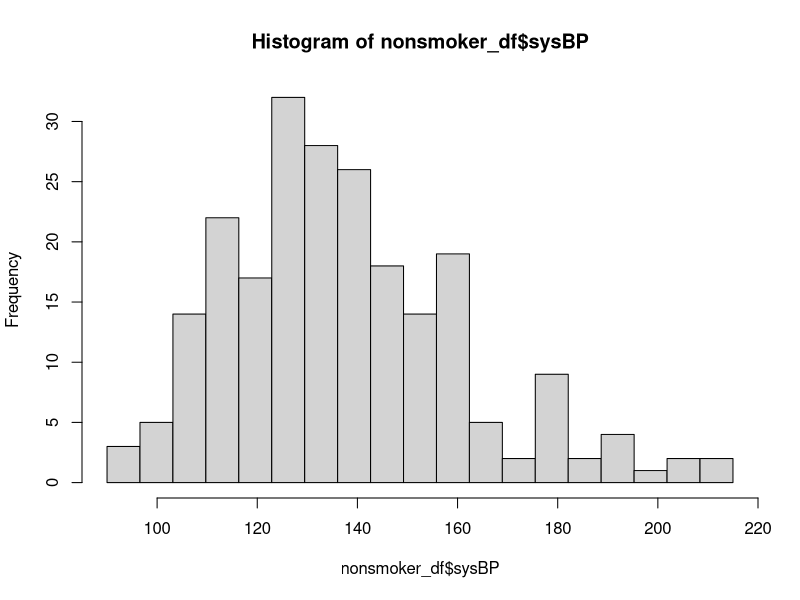
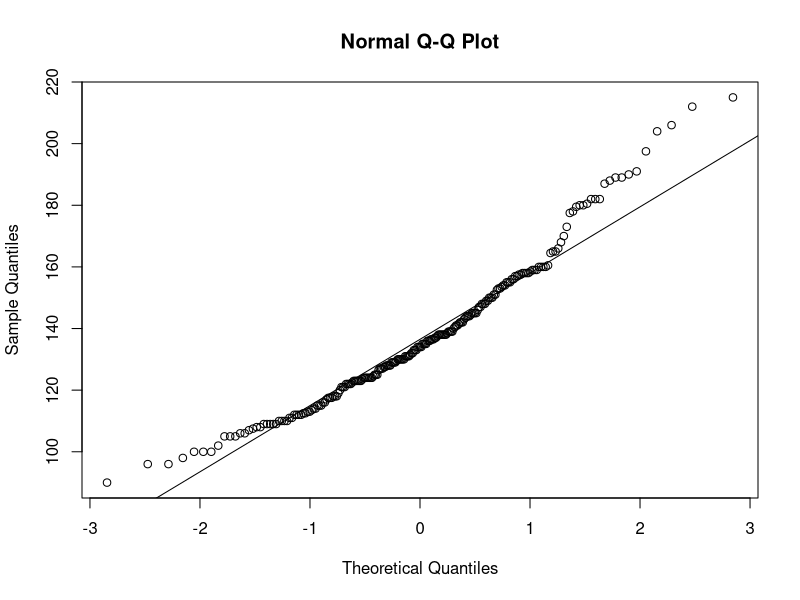
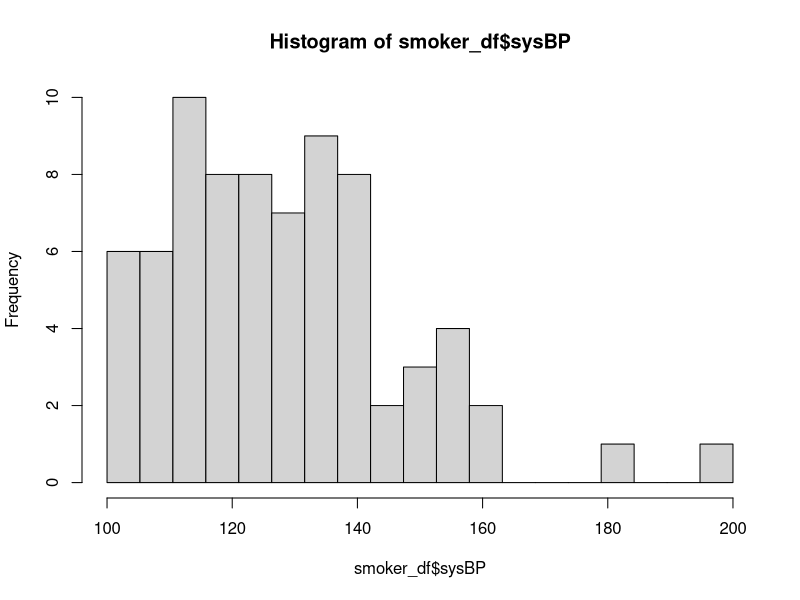
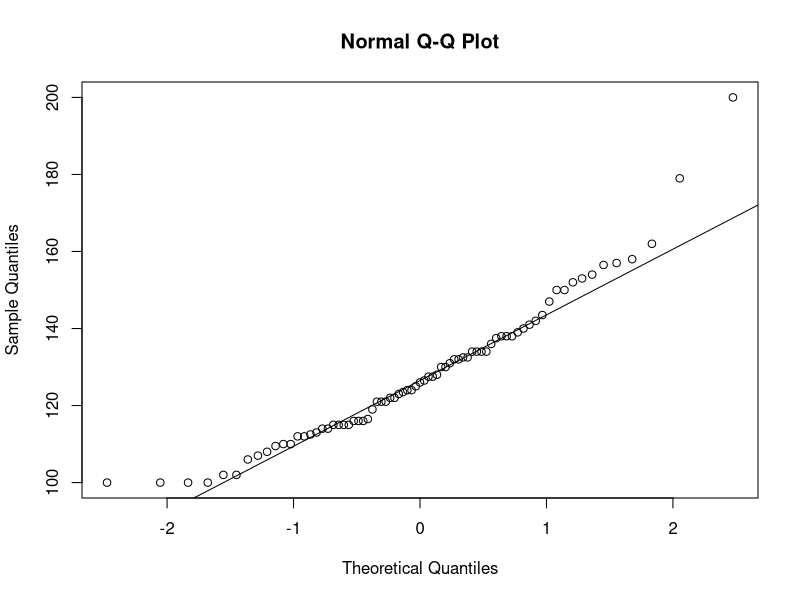

The R source for these figures, in order:
#### ST 502 Final Project
## Tyler Pollard and Apostolos Stamenos
## 30 March 2022

## Load required libraries
library(tidyverse)
library(ggplot2)
library(data.table)

## =========================================== PART 1 ===============================================
## Read in data
data <- fread("framingham_data.csv")

## Filter into smoker and nonsmoker data frames
# This dataset represents two independent samples of systolic blood pressure (sysBP) for 
# smokers (currentSmoker=1) and nonsmokers (currentSmoker=0) in the Framingham heart study
smoker_df <- data %>% filter(currentSmoker == 1)
nonsmoker_df <- data %>% filter(currentSmoker == 0)

## Set alpha level for all tests
alpha <- 0.05

## Pooled Two Sample t-test p-value method
n1 <- length(nonsmoker_df$sysBP)
n2 <- length(smoker_df$sysBP)
df <- n1 + n2 - 2

ybar_1 <- sum(nonsmoker_df$sysBP)/n1
ybar_2 <- sum(smoker_df$sysBP)/n2
diff <- ybar_1 - ybar_2
D_0 <- 0

s_sq1 <- sum((nonsmoker_df$sysBP-ybar_1)^2)/(n1-1)
s_sq2 <- sum((smoker_df$sysBP-ybar_2)^2)/(n2-1)
s_sq_p <- ((n1-1)*s_sq1+(n2-1)*s_sq2)/df

se <- (sqrt(s_sq_p)*sqrt(1/n1+1/n2))
T <- (diff - D_0)/se
p_val <- 2*pt(T, df)

## Pooled Two Sample t-test confidence interval method
t_quants <- qt(c(alpha/2, 1-alpha/2), df)
CI <- diff+se*t_quants

## Satterthwaite Approximation Two Sample t-test p-value method
# Calcuate number of data points for both groups
n_nonsmoker <- nrow(nonsmoker_df)
n_smoker <- nrow(smoker_df)

# Calculate sample variances of both groups
samp_mean_nonsmoker <- mean(nonsmoker_df$sysBP)
samp_mean_smoker <- mean(smoker_df$sysBP)
samp_var_nonsmoker <- sum((nonsmoker_df$sysBP - samp_mean_nonsmoker)^2)/(n_nonsmoker - 1)
samp_var_smoker <- sum((smoker_df$sysBP - samp_mean_smoker)^2)/(n_smoker - 1)
var(nonsmoker_df$sysBP) # check nonsmoker sample variance
var(smoker_df$sysBP) # check nonsmoker sample variance

# Calculate degrees of freedom for t test
nu <- (samp_var_nonsmoker/n_nonsmoker + samp_var_smoker/n_smoker)^2/(
  (samp_var_nonsmoker/n_nonsmoker)^2/(n_nonsmoker - 1) + (samp_var_smoker/n_smoker)^2/(n_smoker - 1)
)
nu_num <- (samp_var_nonsmoker/n_nonsmoker + samp_var_smoker/n_smoker)^2
nu_den <- (samp_var_nonsmoker/n_nonsmoker)^2/(n_nonsmoker - 1) + (samp_var_smoker/n_smoker)^2/(n_smoker - 1)

# Calculate observed t test statistic
t_obs_satterthwaite <- (samp_mean_nonsmoker - samp_mean_smoker)/sqrt(samp_var_nonsmoker/n_nonsmoker + samp_var_smoker/n_smoker)

# Calculate p-value
p_value_satterthwaite <- 2*pt(t_obs_satterthwaite, df = nu, lower.tail = FALSE)

t_pdf <- function(t) {(gamma((nu+1)/2)/(sqrt(nu*pi)*gamma(nu/2)))*(1+t^2/nu)^(-(nu+1)/2)}
t_pdf2 <- function(t) {(factorial((nu+1)/2-1)/(sqrt(nu*pi)*factorial(nu/2-1)))*(1+t^2/nu)^(-(nu+1)/2)}
p_value_satterthwaite2 <- 2*integrate(t_pdf2, lower = t_obs_satterthwaite, upper = Inf)$value

t.test(nonsmoker_df$sysBP, smoker_df$sysBP, var.equal = FALSE, conf.level = .95)
t.test(nonsmoker_df$sysBP, smoker_df$sysBP, var.equal = TRUE, conf.level = .95)

## Satterthwaite Approxiamtion Two Sample t-test confidence interval method
se_satterthwaite <- sqrt(samp_var_nonsmoker/(n_nonsmoker) + samp_var_smoker/(n_smoker))
ci_satterthwaite <- c((samp_mean_nonsmoker - samp_mean_smoker) - qt(1-(alpha/2), df = nu)*se_satterthwaite,
                      (samp_mean_nonsmoker - samp_mean_smoker) + qt(1-(alpha/2), df = nu)*se_satterthwaite)
ci_satterthwaite

## Checking normal assumption
# Nonsmoker data
hist(nonsmoker_df$sysBP, breaks = seq(min(nonsmoker_df$sysBP), max(nonsmoker_df$sysBP), length.out = 20))
qqnorm(nonsmoker_df$sysBP)
qqline(nonsmoker_df$sysBP)

# Smoker data
hist(smoker_df$sysBP, breaks = seq(min(smoker_df$sysBP), max(smoker_df$sysBP), length.out = 20))
qqnorm(smoker_df$sysBP)
qqline(smoker_df$sysBP)

## =========================================== PART 2 ===============================================
## Varying parameters
# True variances
true_var1 <- c(1, 4, 9)
true_var2 <- 1

# Sample Sizes
n1 <- c(10, 30, 70)
n2 <- c(10, 30, 70)

# True mean difference mu1 - mu2
true_mean_diff <- c(-5, -1, 1, 5)